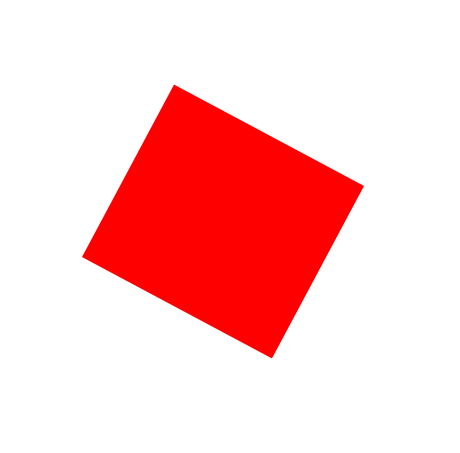
#> input picture KG_OpenCV/101/Images/box_r1.png, 460 x 453 px
$ python opencv_test_7.11-7.py
#> lines starting #> are read from the running program, lines starting #| are printed output that depends on the picture; after the words box and inside, x2 and y2 are one past the last pixel; in counts of white or black regions, pixels touching at a corner belong together
# ⭐⭐⭐⭐ 문제 7
# [마스크에서 색상 영역 윤곽선 검출 + 사각형 그리기]

# ✅ 조건:

# cv2.findContours()로 마스크에서 윤곽선 탐색

# 각 검출된 윤곽선의 외접 사각형(bounding box) 계산

# 원본 이미지 위에 사각형을 그려 강조

# ✅ 목표 함수:

# cv2.findContours()

# cv2.boundingRect()

# cv2.rectangle()

# cv2.imshow()
import cv2
import numpy as np


# ① 이미지 읽기
img = cv2.imread('Images/box_r1.png')
#> img is the input picture: shape (453, 460, 3); mean B, G, R 203.5, 203.5, 255


# bgr -> hsv 변환
hsv = cv2.cvtColor(img, cv2.COLOR_BGR2HSV )
#> hsv: shape (453, 460, 3); mean H, S, V 0, 51.5, 255

# threshold 범위 지정
low1 = np.array([0, 100, 100])
high1 = np.array([10, 255, 255])
low2 = np.array([170, 100, 100])
high2 = np.array([180, 255, 255])


# hsv화면에 threshlod 적용하여 마스크 생성
mask1 = cv2.inRange(hsv, low1, high1)
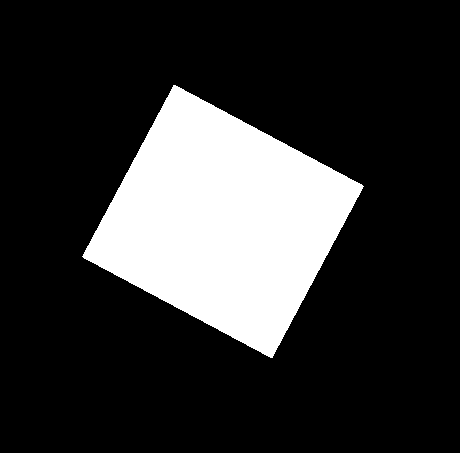
#> mask1: shape (453, 460); 20.2% white; 1 white region
mask2 = cv2.inRange(hsv, low2, high2)
#> mask2: shape (453, 460); every value is 0

mask = cv2.bitwise_or(mask1,mask2)

#  cv2.inRange()의 출력 = 흑백 이진 이미지
# 흰색(255) → 관심 영역
# 검정(0) → 배경

# ✅ findContours()는
# 255로 채워진 흰색 blob의 경계 좌표를 모두 반환
# 리스트 형태로 저장

# ✅ ② cv2.RETR_EXTERNAL
# 가장 바깥쪽 윤곽선만 찾기
# 중첩된 내부 윤곽선은 무시

# ✅ ③ cv2.CHAIN_APPROX_SIMPLE
# 윤곽선을 단순화 (꼭짓점만 저장)
# 중복된 경계점 제거
# 메모리 절약

contours, _ = cv2.findContours(mask, cv2.RETR_EXTERNAL, cv2.CHAIN_APPROX_SIMPLE)
#> contours = 1 contour; box (x1, y1, x2, y2) and area: (82, 85, 364, 358) 41832

for cnt in contours:
  # 너무 작은 잡음은 무시 (옵션)
  area = cv2.contourArea(cnt)
  if area < 100:
      continue

  # 외접 사각형 좌표 구하기
  x, y, w, h = cv2.boundingRect(cnt)
#> this loop made 1 pass
#> (area, x, y, w, h) on pass 1: (41832, 82, 85, 282, 273)

# 원본 이미지 위에 사각형 그리기
cv2.rectangle(img, (x, y), (x + w, y + h), (0, 255, 0), 2)
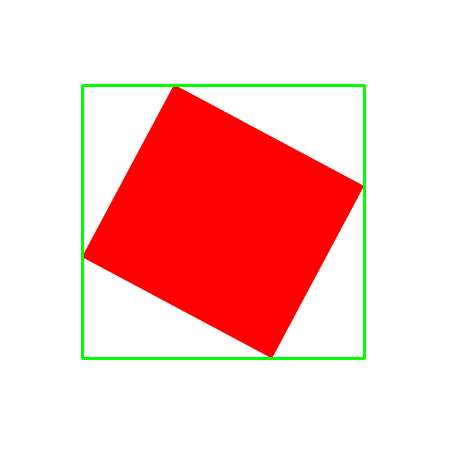
#> img: shape (453, 460, 3); 1.6% of pixels changed, all inside (x1, y1, x2, y2) = (81, 84, 366, 360)

cv2.imshow('result', img)


cv2.waitKey(0)
cv2.destroyAllWindows()
